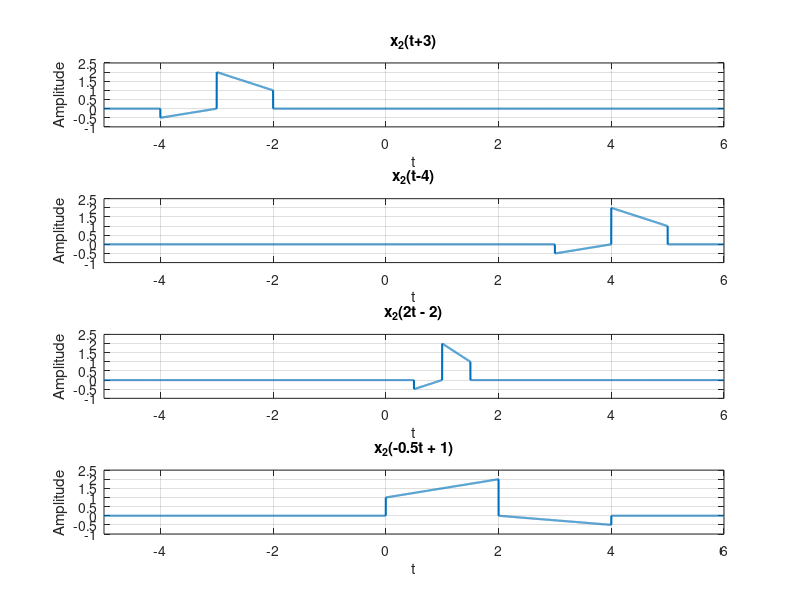

MATLAB code for this plot:
t = -5:0.001:6;
x2 = @(t) (0.5*t).*((t>=-1) & (t<0)) + (-t+2).*((t>=0) &
(t<=1));
figure;
subplot(4,1,1);
plot(t, x2(t+3), 'LineWidth', 1.5);
title('x_2(t+3)');
xlabel('t');
ylabel('Amplitude');
axis([-5 6 -1 2.5]);
grid on;
subplot(4,1,2);
plot(t, x2(t-4), 'LineWidth', 1.5);
title('x_2(t-4)');
xlabel('t');
ylabel('Amplitude');
axis([-5 6 -1 2.5]);
grid on;
subplot(4,1,3);
plot(t, x2(2*t - 2), 'LineWidth', 1.5);
title('x_2(2t - 2)');
xlabel('t');
ylabel('Amplitude');
axis([-5 6 -1 2.5]);
grid on;
subplot(4,1,4);
plot(t, x2(-0.5*t + 1), 'LineWidth', 1.5);
title('x_2(-0.5t + 1)');
xlabel('t');
ylabel('Amplitude');
axis([-5 6 -1 2.5]);
grid on;
